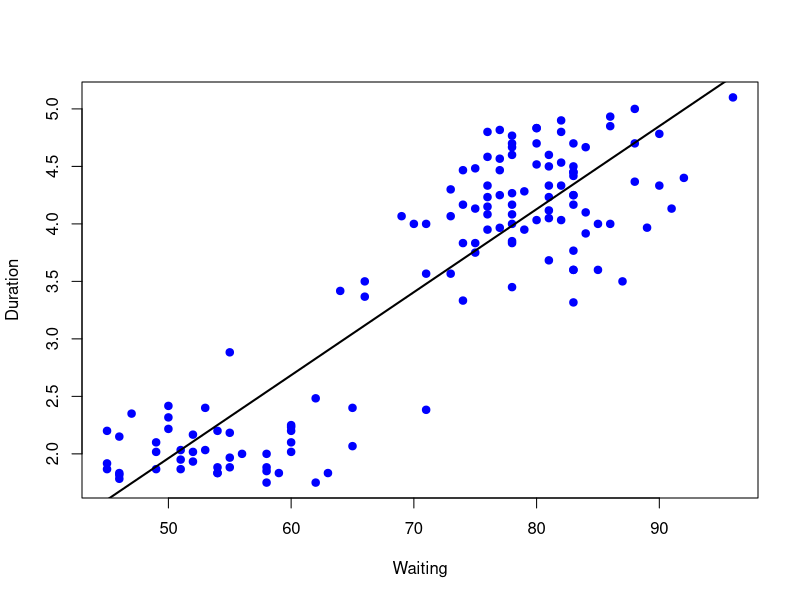
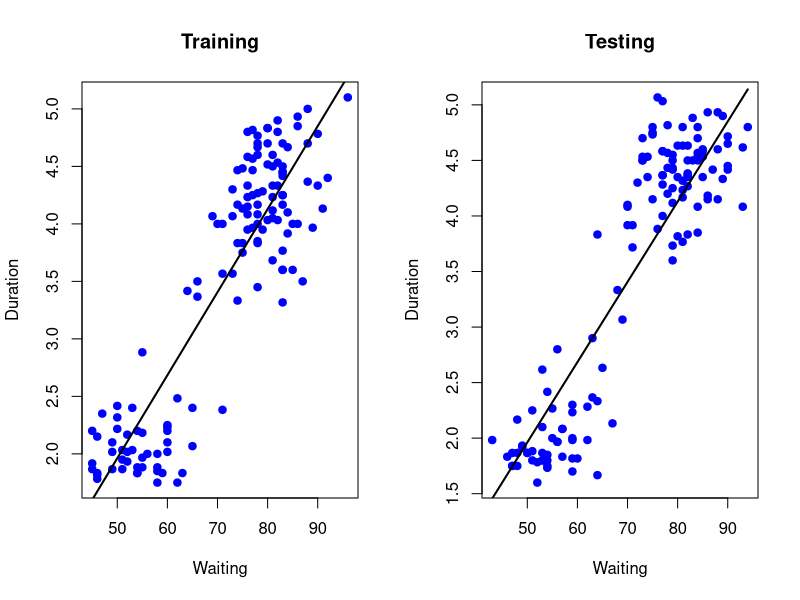
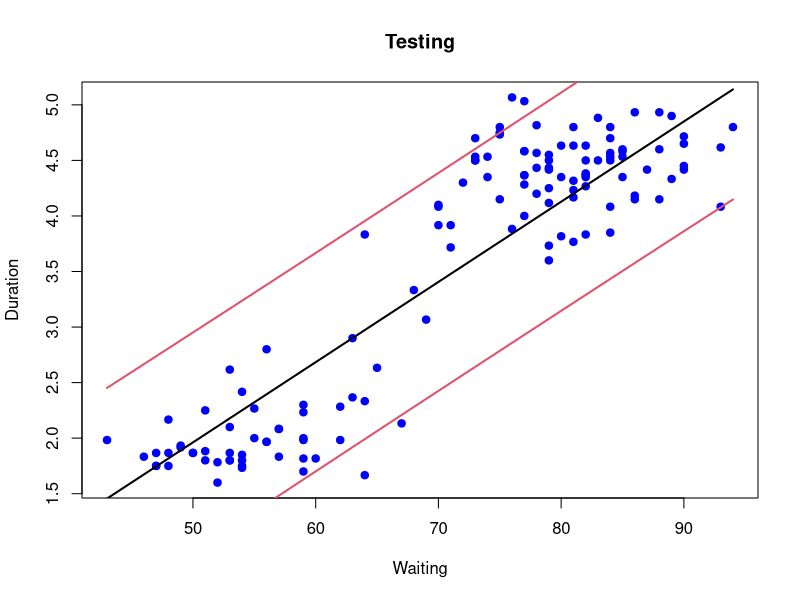

These charts were generated, in order, by the following R code:

# - Set Working directory
setwd("C:/Users/ABC/Cursos/Data Scientists - Johns Hopkins University/WorkingDirectory_Curso/datasciencecoursera_repository/Course 8/")

# - Load libraries
library(caret)

# - Load data
data("faithful")

set.seed(333)

# - Create a series of test/training partitions
inTrain <- createDataPartition(y=faithful$waiting, p=0.5, list=FALSE)
# -- Split into two dataframes
training <- faithful[inTrain,]
testing <- faithful[-inTrain,]
dim(training);dim(testing)


# Plot: eruption duration versus waiting time
p <- plot(training$waiting, training$eruptions, pch=19, col="blue", xlab="Waiting", ylab="Duration")


############################################################################################
###################################     TRAY TO PREDICT  ###################################
#                                    with regression model
############################################################################################

# Fit a linear model
lm1 <- lm(eruptions ~ waiting, data=training)
summary(lm1)

lines(training$waiting, lm1$fitted, lwd=2)


# - PREDICT A NEW VALUE OF ERUPTION FOR A WAITING
coef(lm1)[1] + coef(lm1)[2]*80
newdata <- data.frame(waiting=80)
predict(lm1, newdata)


# - PLOT PREDICTIONS: training and test
par(mfrow=c(1,2))
plot(training$waiting, training$eruptions, pch=19, col="blue", xlab="Waiting", ylab="Duration", main="Training")
lines(training$waiting, predict(lm1),lwd=2)
plot(testing$waiting, testing$eruptions, pch=19, col="blue", xlab="Waiting", ylab="Duration", main="Testing")
lines(testing$waiting, predict(lm1, newdata=testing),lwd=2)

# - Get training/test set errors
# -- Calculate RMSE on training
sqrt(sum((lm1$fitted - training$eruptions)^2))
# -- Calculate RMSE on testing
sqrt(sum((predict(lm1, newdata=testing) - testing$eruptions)^2))


# - PREDICTION INTERVALS
dev.off()
pred1 <- predict(lm1, newdata=testing, interval="prediction")
ord <- order(testing$waiting)
plot(testing$waiting, testing$eruptions, pch=19, col="blue", xlab="Waiting", ylab="Duration", main="Testing")
matlines(testing$waiting[ord],pred1[ord,], type="l", col=c(1,2,2), lty=c(1,1,1), lwd=2)



############################################################################################
###################################     TRAY TO PREDICT  ###################################
#                                    with caret package
############################################################################################

# - Built a Model Without preprocessing
modelFit <- train(eruptions ~ waiting, data=training, method="lm")
summary(modelFit)







